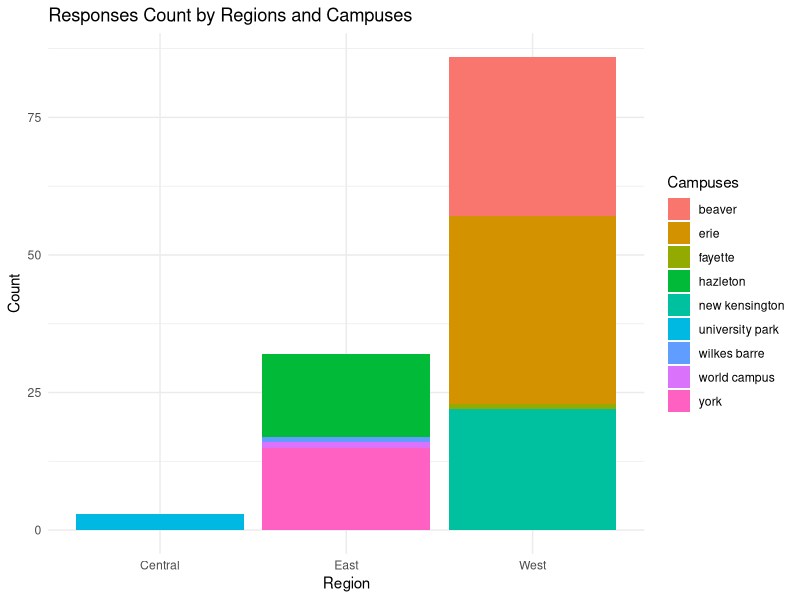
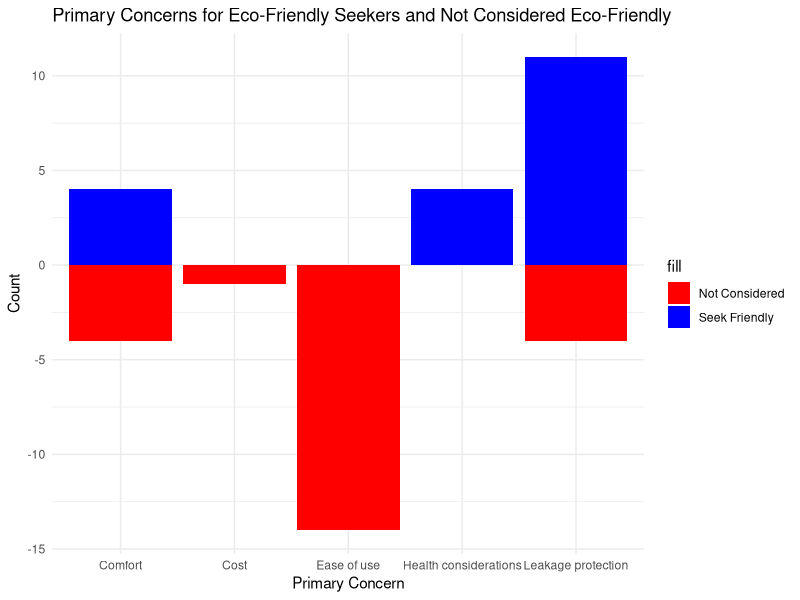
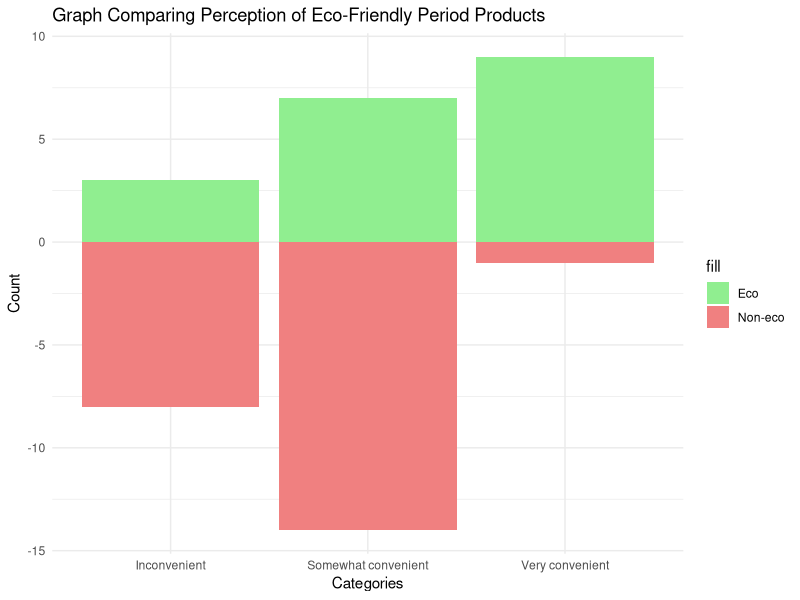
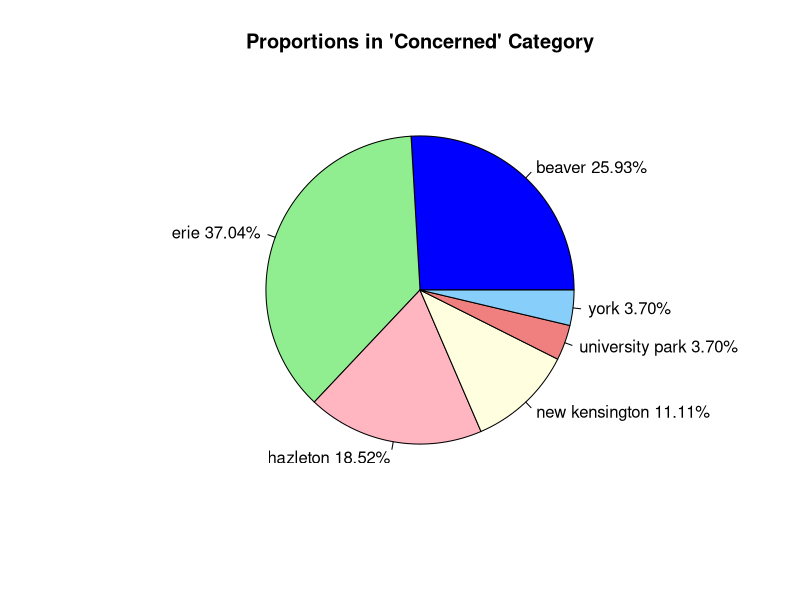
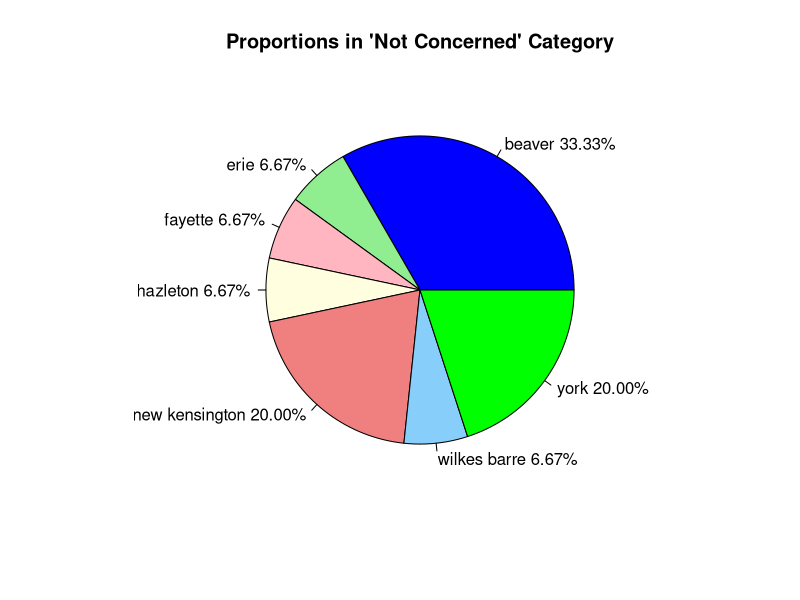
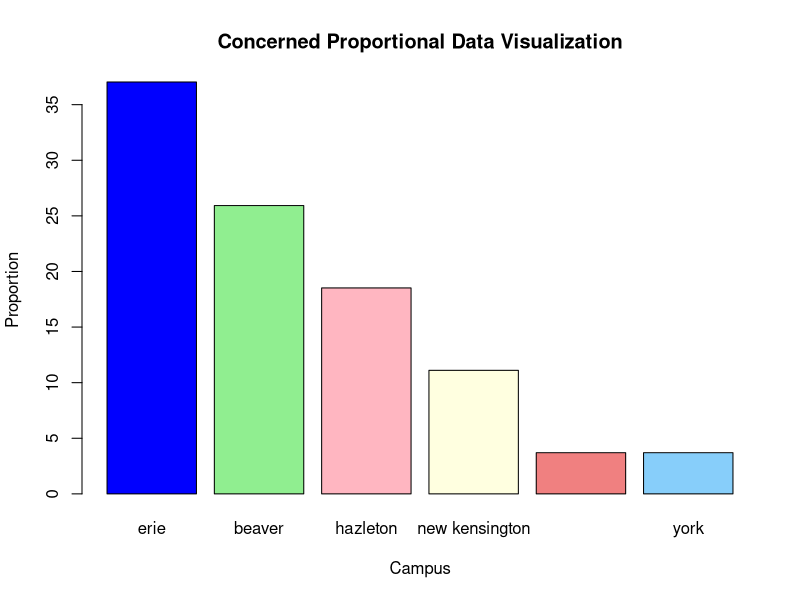
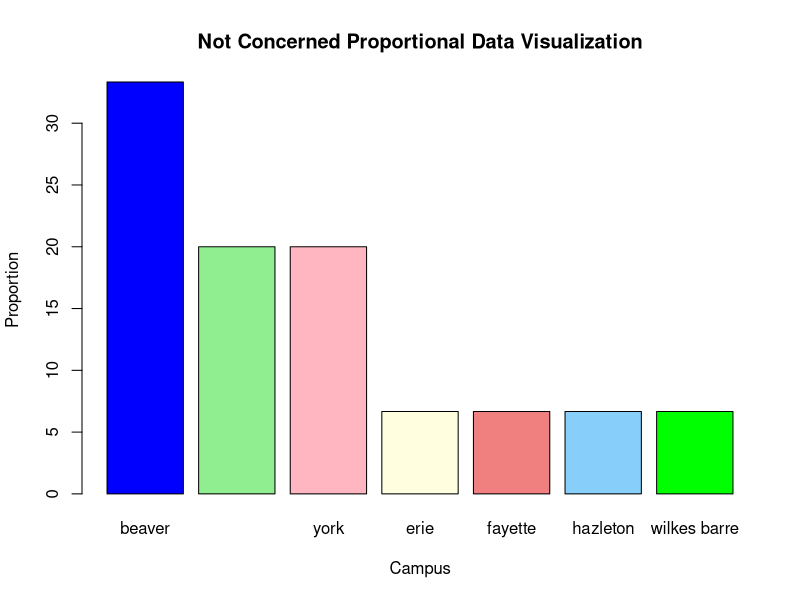
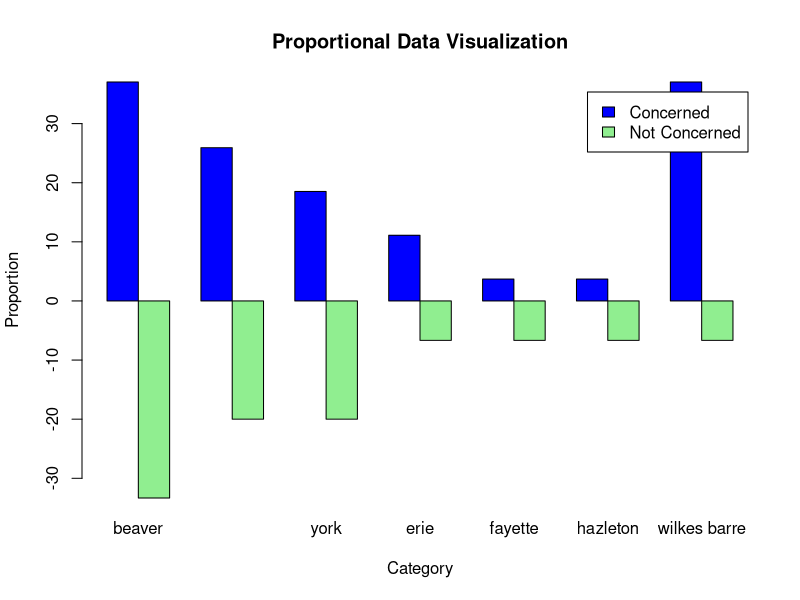

Source code (R) for these figures, in order:
# Install required packages
install.packages("readxl")
install.packages("tidyverse")
install.packages("psych")

# Import required packages
library(readxl)
library(magrittr)
library(dplyr)
library(graphics)
library(scales)
library(psych)
library(ggplot2)
library(tidyverse)

# Custom colors to use
custom_colors <- c("blue", "lightgreen", "lightpink", "lightyellow", "lightcoral", "lightskyblue", "green")

# Read and import the dataset as `data` from the excel file
data <- read_excel("data.xlsx")

# Visualize the whole dataset
View(data)

# Statistical summary of the data
summary(data)
describe(data)

campus <- 'Which Penn State campus are you from? (fill in your answer)'

# Rename Campus Names
# Change campus names to lower case to make it easier for analysis
data$`Which Penn State campus are you from? (fill in your answer)` <- tolower(data$`Which Penn State campus are you from? (fill in your answer)`)

# Penn State
data$`Which Penn State campus are you from? (fill in your answer)`[
  data$`Which Penn State campus are you from? (fill in your answer)` == 'psnk' | 
    data$`Which Penn State campus are you from? (fill in your answer)` == 'penn state new ken, will transfer to behrend' |
    data$`Which Penn State campus are you from? (fill in your answer)` == 'penn state new kensington' |
    data$`Which Penn State campus are you from? (fill in your answer)` == 'penn state new ken' |
    data$`Which Penn State campus are you from? (fill in your answer)` == 'new ken'] <- 'new kensington'

# Beaver
data$`Which Penn State campus are you from? (fill in your answer)`[
  data$`Which Penn State campus are you from? (fill in your answer)` == 'penn state beaver'] <- 'beaver'

# Behrend
data$`Which Penn State campus are you from? (fill in your answer)`[
  data$`Which Penn State campus are you from? (fill in your answer)` == 'beherend' |
    data$`Which Penn State campus are you from? (fill in your answer)` == 'erie-behrend' |
    data$`Which Penn State campus are you from? (fill in your answer)` == 'behrend' |
    data$`Which Penn State campus are you from? (fill in your answer)` == 'behrend (erie)'] <- 'erie'

# University Park
data$`Which Penn State campus are you from? (fill in your answer)`[
  data$`Which Penn State campus are you from? (fill in your answer)` == 'up'] <- 'university park'

# Hazleton
data$`Which Penn State campus are you from? (fill in your answer)`[
  data$`Which Penn State campus are you from? (fill in your answer)` == 'psu hazleton'] <- 'hazleton'

# Remove the one field in campus missing a record
data <- drop_na(data)

# Campuses by region
east_campuses <- c("philadelphia", "abington", "brandywine", "hazleton", "lehigh valley", "scranton", "wilkes barre", "world campus", "york")
west_campuses <- c("pittsburgh", "erie", "beaver", "fayette", "new kensington")
central_campuses <- c("university park", "altoona", "berks", "dubois", "greater allegheny", "harrisburg", "mont alto", "schuylkill", "shenango")

# Add a new column for Region
data$Region <- ifelse(data$`Which Penn State campus are you from? (fill in your answer)` %in% east_campuses, "East",
                    ifelse(data$`Which Penn State campus are you from? (fill in your answer)` %in% west_campuses, "West",
                           ifelse(data$`Which Penn State campus are you from? (fill in your answer)` %in% central_campuses, "Central", "Other")))
# Grouping Data by regions
data %>% 
  group_by(Region) %>% 
  summarise(count = n_distinct(Region))

# Showcase Number of responses based on the campus region
region_counts <- table(data$Region, data$`Which Penn State campus are you from? (fill in your answer)`)

# Create a stacked bar plot with custom colors
df <- as.data.frame(region_counts)
df$Region <- rownames(region_counts)

# Create a grouped stacked bar graph using ggplot2
ggplot(data = df, aes(x = Region, y = Freq, fill = `Var2`)) +
  geom_bar(stat = "identity") +
  labs(title = "Responses Count by Regions and Campuses", x = "Region", y = "Count") +
  scale_fill_discrete(name = "Campuses") +
  theme_minimal()

table(data$`Which Penn State campus are you from? (fill in your answer)`)

# Assessing number of responses to the question 'Which of the following apply to you?'
table(data$`Which of the following apply to you?`)

# Store data for the responses is 'I haven't considered making changes before.'
not_considered <- filter(data, `Which of the following apply to you?` == "I haven't considered making changes before.")
table(not_considered$`What is your primary concern when it comes to period products? (Select one)`)
not_considered_convinience <- table(not_considered$`How do you perceive the convenience of using reusable period products?`)

# Store data for the responses is 'I actively seek eco-friendly options.'
seek_friendly <- filter(data, `Which of the following apply to you?` == "I actively seek eco-friendly options.")
table(seek_friendly$`What is your primary concern when it comes to period products? (Select one)`)
seeking_friendly_convinience <- table(seek_friendly$`How do you perceive the convenience of using reusable period products?`)

# Create tables for the primary concerns in both groups
table_seek_friendly <- table(seek_friendly$`What is your primary concern when it comes to period products? (Select one)`)
table_not_considered <- table(not_considered$`What is your primary concern when it comes to period products? (Select one)`)

categories <- unique(c(names(table_seek_friendly), names(table_not_considered)))
combined_data <- data.frame(Concern_Category = categories)

# Initialize columns with counts from the tables
combined_data$Seek_Friendly <- 0
combined_data$Not_Considered <- 0

# Fill in the counts based on the tables
combined_data$Seek_Friendly[combined_data$Concern_Category %in% names(table_seek_friendly)] <- as.numeric(table_seek_friendly)
combined_data$Not_Considered[combined_data$Concern_Category %in% names(table_not_considered)] <- as.numeric(table_not_considered)

# Create a stacked bar plot
ggplot(data = combined_data, aes(x = Concern_Category)) +
  geom_bar(aes(y = Seek_Friendly, fill = "Seek Friendly"), stat = "identity", position = "identity") +
  geom_bar(aes(y = -Not_Considered, fill = "Not Considered"), stat = "identity", position = "identity") +
  scale_fill_manual(values = c("Seek Friendly" = "blue", "Not Considered" = "red")) +
  labs(
    title = "Primary Concerns for Eco-Friendly Seekers and Not Considered Eco-Friendly",
    x = "Primary Concern",
    y = "Count"
  ) +
  theme_minimal()


# Responses Comparison based on how individuals perceive eco-friendly options
counts_matrix <- data.frame(
  Category = rownames(seeking_friendly_convinience),
  Eco = seeking_friendly_convinience,
  NonEco = not_considered_convinience
)

ggplot(counts_matrix, aes(x = Category)) +
  geom_bar(data = counts_matrix, aes( y = Eco.Freq, fill = "Eco"), stat = "identity", position = "stack") +
  geom_bar(data = counts_matrix, aes( y = -NonEco.Freq, fill = "Non-eco"), stat = "identity", position = "stack") +
  scale_fill_manual(values = c("Eco" = "lightgreen", "Non-eco" = "lightcoral")) +
  labs(
    title = "Graph Comparing Perception of Eco-Friendly Period Products",
    x = "Categories",
    y = "Count"
  ) +
  theme_minimal()

# Sorting the dataset according to How do you feel about the environmental impact of your current period products?
sorted_data <- data[order(data$`How do you feel about the environmental impact of your current period products?`), ]


# Which campuses are dominant in the "Not Concerned" category?
not_concerned_counts <- table(sorted_data$`Which Penn State campus are you from? (fill in your answer)`[sorted_data$`How do you feel about the environmental impact of your current period products?` == "Not concerned"])
not_concerned_proportions <- prop.table(not_concerned_counts)

cat("Proportions in 'Not Concerned' category:\n")
print(not_concerned_proportions)
cat("\nCampus Dominant in 'Not Concerned' category:", names(not_concerned_proportions[which.max(not_concerned_proportions)]))

# Which campuses are most dominant in the "I am concerned" category?
concerned_counts <- table(sorted_data$`Which Penn State campus are you from? (fill in your answer)`[sorted_data$`How do you feel about the environmental impact of your current period products?` == "I am concerned."])
concerned_proportions <- prop.table(concerned_counts)

cat("\n\nProportions in 'I am concerned' category:\n")
print(concerned_proportions)
cat("\nCampus Dominant in 'I am concerned' category:", names(concerned_proportions[which.max(concerned_proportions)]))
    
# Tabulate the proportional data
concerned_proportional_data <- data.frame(
  Concern_Category = names(concerned_proportions),
  Proportion = as.numeric(concerned_proportions)
)
print(concerned_proportional_data)

not_concerned_proportional_data <- data.frame(
  Not_Concern_Category = names(not_concerned_proportions),
  Proportion = as.numeric(not_concerned_proportions)
)
print(not_concerned_proportional_data)

# Creating proportional visuals  
percentage_labels <- scales::percent(concerned_proportional_data$Proportion, scale = 100, accuracy = 0.01)
labels_with_percentage <- paste(concerned_proportional_data$Concern_Category, percentage_labels)
pie(concerned_proportional_data$Proportion, 
    labels = labels_with_percentage,
    col = custom_colors,
    main = "Proportions in 'Concerned' Category")

percentage_labels <- scales::percent(not_concerned_proportional_data$Proportion, scale = 100, accuracy = 0.01)
labels_with_percentage <- paste(not_concerned_proportional_data$Not_Concern_Category, percentage_labels)
pie(not_concerned_proportional_data$Proportion, 
    labels = labels_with_percentage,
    col = custom_colors,
    main = "Proportions in 'Not Concerned' Category")

# Visualize proportional data
concerned_proportional_data = concerned_proportional_data[order(-concerned_proportional_data$Proportion), ]
barplot(100*concerned_proportional_data$Proportion, 
        names.arg = concerned_proportional_data$Concern_Category, 
        main = "Concerned Proportional Data Visualization",
        xlab = "Campus",
        ylab = "Proportion",
        col = custom_colors)

not_concerned_proportional_data = not_concerned_proportional_data[order(-not_concerned_proportional_data$Proportion), ]
barplot(100*not_concerned_proportional_data$Proportion, 
        names.arg = not_concerned_proportional_data$Not_Concern_Category, 
        main = "Not Concerned Proportional Data Visualization",
        xlab = "Campus",
        ylab = "Proportion",
        col = custom_colors)

# Create a matrix of proportions for concerned and not concerned
concerned_proportions <- 100 * concerned_proportional_data$Proportion
not_concerned_proportions <- 100 * not_concerned_proportional_data$Proportion
proportions_matrix <- rbind(concerned_proportions, -not_concerned_proportions)

# Create a vector of labels for each category
categories <- not_concerned_proportional_data$Not_Concern_Category

# Create the stacked bar plot
barplot(proportions_matrix, 
        beside = TRUE, 
        col = custom_colors[1:2], 
        names.arg = categories, 
        main = "Proportional Data Visualization", 
        xlab = "Category", 
        ylab = "Proportion",
        legend.text = c("Concerned", "Not Concerned"))

